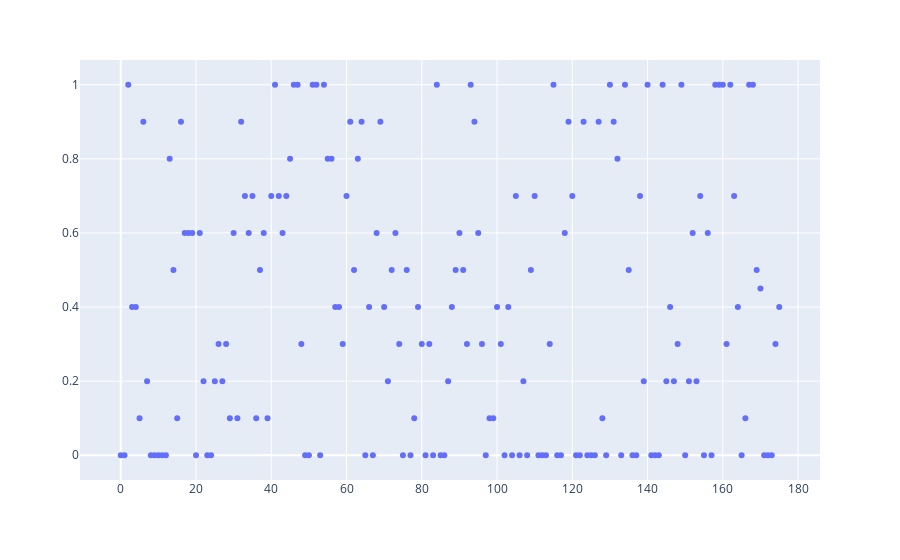
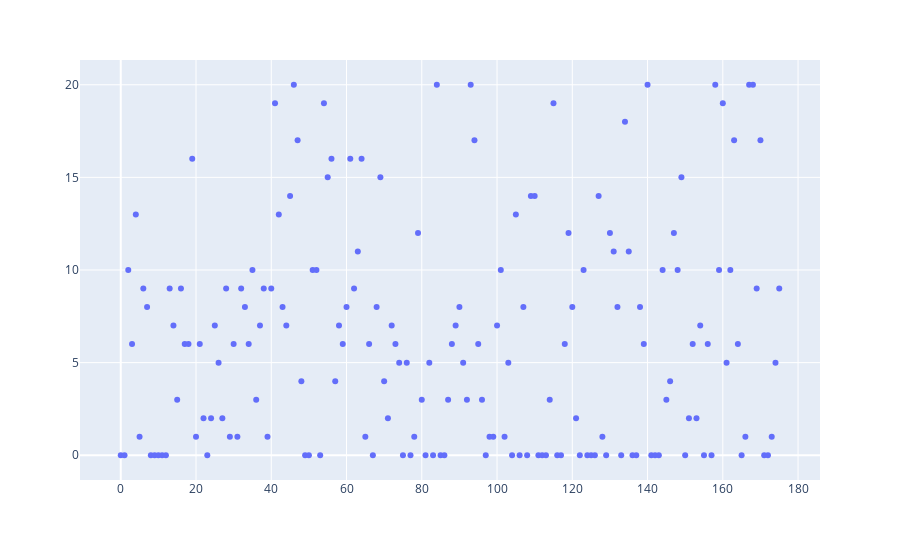

Notebook source saved alongside these figures, in order:
### Code cell
positive_lengths = []
accuracies = []
for head, (a, b, c, d) in iteration_prompts_ref.items():
    correct_positive = 0
    for eg in a:
        if eg in c:
            correct_positive += 1
    accuracies.append(correct_positive/len(a))
    positive_lengths.append(len(c))

print(sum(accuracies)/len(accuracies))
scatter(np.arange(len(accuracies)), accuracies)
scatter(np.arange(len(positive_lengths)), positive_lengths)

### Figure 1 — Plotly figure (JSON) as saved in the notebook; plotly's stock layout.template omitted (floating-point values rounded to 4 significant figures; data arrays with more than 128 entries replaced by an {"elided": "..."} marker saying what was removed)
{"data": [{"hovertemplate": "=%{y}<extra></extra>", "legendgroup": "", "marker": {"color": "#636efa", "symbol": "circle"}, "mode": "markers", "name": "", "orientation": "v", "showlegend": false, "type": "scatter", "x": {"elided": "176 int values"}, "xaxis": "x", "y": {"elided": "176 float values"}, "yaxis": "y"}], "layout": {"legend": {"tracegroupgap": 0}, "margin": {"t": 60}, "xaxis": {"anchor": "y", "domain": [0, 1], "title": {"text": ""}}, "yaxis": {"anchor": "x", "domain": [0, 1], "title": {"text": ""}}}}

### Figure 2 — Plotly figure (JSON) as saved in the notebook; plotly's stock layout.template omitted (floating-point values rounded to 4 significant figures; data arrays with more than 128 entries replaced by an {"elided": "..."} marker saying what was removed)
{"data": [{"hovertemplate": "=%{y}<extra></extra>", "legendgroup": "", "marker": {"color": "#636efa", "symbol": "circle"}, "mode": "markers", "name": "", "orientation": "v", "showlegend": false, "type": "scatter", "x": {"elided": "176 int values"}, "xaxis": "x", "y": {"elided": "176 int values"}, "yaxis": "y"}], "layout": {"legend": {"tracegroupgap": 0}, "margin": {"t": 60}, "xaxis": {"anchor": "y", "domain": [0, 1], "title": {"text": ""}}, "yaxis": {"anchor": "x", "domain": [0, 1], "title": {"text": ""}}}}
